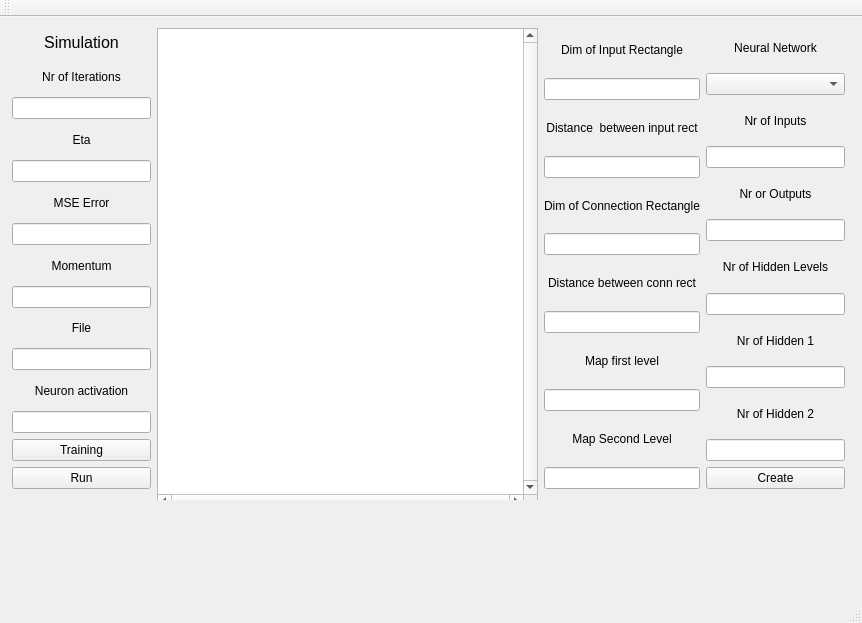
<?xml version="1.0" encoding="UTF-8"?>
<ui version="4.0">
 <class>NeuralNetworkSimulator</class>
 <widget class="QMainWindow" name="NeuralNetworkSimulator">
  <property name="geometry">
   <rect>
    <x>0</x>
    <y>0</y>
    <width>862</width>
    <height>623</height>
   </rect>
  </property>
  <property name="windowTitle">
   <string>NeuralNetworkSimulator</string>
  </property>
  <widget class="QWidget" name="centralWidget">
   <widget class="QWidget" name="layoutWidget">
    <property name="geometry">
     <rect>
      <x>1</x>
      <y>0</y>
      <width>855</width>
      <height>483</height>
     </rect>
    </property>
    <layout class="QHBoxLayout" name="horizontalLayout">
     <item>
      <layout class="QVBoxLayout" name="verticalLayout_3">
       <item>
        <widget class="QLabel" name="label_13">
         <property name="font">
          <font>
           <pointsize>12</pointsize>
          </font>
         </property>
         <property name="text">
          <string>Simulation</string>
         </property>
         <property name="alignment">
          <set>Qt::AlignCenter</set>
         </property>
        </widget>
       </item>
       <item>
        <widget class="QLabel" name="label_14">
         <property name="text">
          <string>Nr of Iterations</string>
         </property>
         <property name="alignment">
          <set>Qt::AlignCenter</set>
         </property>
        </widget>
       </item>
       <item>
        <widget class="QLineEdit" name="nrOfIterations">
         <property name="inputMethodHints">
          <set>Qt::ImhDigitsOnly</set>
         </property>
        </widget>
       </item>
       <item>
        <widget class="QLabel" name="label_15">
         <property name="text">
          <string>Eta</string>
         </property>
         <property name="alignment">
          <set>Qt::AlignCenter</set>
         </property>
        </widget>
       </item>
       <item>
        <widget class="QLineEdit" name="eta">
         <property name="inputMethodHints">
          <set>Qt::ImhDigitsOnly</set>
         </property>
        </widget>
       </item>
       <item>
        <widget class="QLabel" name="label_16">
         <property name="text">
          <string>MSE Error</string>
         </property>
         <property name="alignment">
          <set>Qt::AlignCenter</set>
         </property>
        </widget>
       </item>
       <item>
        <widget class="QLineEdit" name="mseError">
         <property name="inputMethodHints">
          <set>Qt::ImhDigitsOnly</set>
         </property>
        </widget>
       </item>
       <item>
        <widget class="QLabel" name="label_17">
         <property name="text">
          <string>Momentum</string>
         </property>
         <property name="alignment">
          <set>Qt::AlignCenter</set>
         </property>
        </widget>
       </item>
       <item>
        <widget class="QLineEdit" name="momentum">
         <property name="inputMethodHints">
          <set>Qt::ImhDigitsOnly</set>
         </property>
        </widget>
       </item>
       <item>
        <widget class="QLabel" name="label_18">
         <property name="text">
          <string>File</string>
         </property>
         <property name="alignment">
          <set>Qt::AlignCenter</set>
         </property>
        </widget>
       </item>
       <item>
        <widget class="QLineEdit" name="inputFile">
         <property name="readOnly">
          <bool>true</bool>
         </property>
        </widget>
       </item>
       <item>
        <widget class="QLabel" name="label_19">
         <property name="text">
          <string>Neuron activation</string>
         </property>
         <property name="alignment">
          <set>Qt::AlignCenter</set>
         </property>
        </widget>
       </item>
       <item>
        <widget class="QLineEdit" name="activationTemp"/>
       </item>
       <item>
        <widget class="QPushButton" name="trainningButton">
         <property name="text">
          <string>Training</string>
         </property>
        </widget>
       </item>
       <item>
        <widget class="QPushButton" name="runButton">
         <property name="text">
          <string>Run</string>
         </property>
        </widget>
       </item>
      </layout>
     </item>
     <item>
      <widget class="QPlainTextEdit" name="outputDisplay">
       <property name="sizePolicy">
        <sizepolicy hsizetype="Fixed" vsizetype="Fixed">
         <horstretch>0</horstretch>
         <verstretch>0</verstretch>
        </sizepolicy>
       </property>
       <property name="minimumSize">
        <size>
         <width>381</width>
         <height>481</height>
        </size>
       </property>
       <property name="maximumSize">
        <size>
         <width>381</width>
         <height>481</height>
        </size>
       </property>
       <property name="acceptDrops">
        <bool>false</bool>
       </property>
       <property name="toolTip">
        <string>&lt;html&gt;&lt;head/&gt;&lt;body&gt;&lt;p&gt;Output of the network simulation or run.&lt;/p&gt;&lt;/body&gt;&lt;/html&gt;</string>
       </property>
       <property name="verticalScrollBarPolicy">
        <enum>Qt::ScrollBarAlwaysOn</enum>
       </property>
       <property name="horizontalScrollBarPolicy">
        <enum>Qt::ScrollBarAlwaysOn</enum>
       </property>
       <property name="undoRedoEnabled">
        <bool>false</bool>
       </property>
       <property name="lineWrapMode">
        <enum>QPlainTextEdit::NoWrap</enum>
       </property>
       <property name="readOnly">
        <bool>true</bool>
       </property>
      </widget>
     </item>
     <item>
      <layout class="QVBoxLayout" name="verticalLayout_2">
       <item>
        <widget class="QLabel" name="label_7">
         <property name="text">
          <string>Dim of Input Rectangle</string>
         </property>
         <property name="alignment">
          <set>Qt::AlignCenter</set>
         </property>
         <property name="indent">
          <number>-4</number>
         </property>
        </widget>
       </item>
       <item>
        <widget class="QLineEdit" name="dimInputRectangle">
         <property name="inputMethodHints">
          <set>Qt::ImhDigitsOnly</set>
         </property>
        </widget>
       </item>
       <item>
        <widget class="QLabel" name="label_8">
         <property name="text">
          <string>Distance  between input rect</string>
         </property>
         <property name="alignment">
          <set>Qt::AlignCenter</set>
         </property>
        </widget>
       </item>
       <item>
        <widget class="QLineEdit" name="distInputRect">
         <property name="inputMethodHints">
          <set>Qt::ImhDigitsOnly</set>
         </property>
        </widget>
       </item>
       <item>
        <widget class="QLabel" name="label_9">
         <property name="text">
          <string>Dim of Connection Rectangle</string>
         </property>
         <property name="alignment">
          <set>Qt::AlignCenter</set>
         </property>
        </widget>
       </item>
       <item>
        <widget class="QLineEdit" name="dimConnectionRect">
         <property name="inputMethodHints">
          <set>Qt::ImhDigitsOnly</set>
         </property>
        </widget>
       </item>
       <item>
        <widget class="QLabel" name="label_10">
         <property name="text">
          <string>Distance between conn rect</string>
         </property>
         <property name="alignment">
          <set>Qt::AlignCenter</set>
         </property>
        </widget>
       </item>
       <item>
        <widget class="QLineEdit" name="distConnRect">
         <property name="inputMethodHints">
          <set>Qt::ImhDigitsOnly</set>
         </property>
        </widget>
       </item>
       <item>
        <widget class="QLabel" name="label_11">
         <property name="text">
          <string>Map first level</string>
         </property>
         <property name="alignment">
          <set>Qt::AlignCenter</set>
         </property>
        </widget>
       </item>
       <item>
        <widget class="QLineEdit" name="nrOfMapsFirstLevel">
         <property name="inputMethodHints">
          <set>Qt::ImhDigitsOnly</set>
         </property>
        </widget>
       </item>
       <item>
        <widget class="QLabel" name="label_12">
         <property name="text">
          <string>Map Second Level</string>
         </property>
         <property name="alignment">
          <set>Qt::AlignCenter</set>
         </property>
        </widget>
       </item>
       <item>
        <widget class="QLineEdit" name="nrOfMapsSecondLevel">
         <property name="inputMethodHints">
          <set>Qt::ImhDigitsOnly</set>
         </property>
        </widget>
       </item>
      </layout>
     </item>
     <item>
      <layout class="QVBoxLayout" name="verticalLayout">
       <item>
        <widget class="QLabel" name="label">
         <property name="text">
          <string>Neural Network</string>
         </property>
         <property name="alignment">
          <set>Qt::AlignCenter</set>
         </property>
        </widget>
       </item>
       <item>
        <widget class="QComboBox" name="networkType"/>
       </item>
       <item>
        <widget class="QLabel" name="label_2">
         <property name="text">
          <string>Nr of Inputs</string>
         </property>
         <property name="alignment">
          <set>Qt::AlignCenter</set>
         </property>
        </widget>
       </item>
       <item>
        <widget class="QLineEdit" name="nrOfInputs">
         <property name="inputMethodHints">
          <set>Qt::ImhDigitsOnly</set>
         </property>
        </widget>
       </item>
       <item>
        <widget class="QLabel" name="label_3">
         <property name="text">
          <string>Nr or Outputs</string>
         </property>
         <property name="alignment">
          <set>Qt::AlignCenter</set>
         </property>
        </widget>
       </item>
       <item>
        <widget class="QLineEdit" name="nrOfOutputs">
         <property name="inputMethodHints">
          <set>Qt::ImhDigitsOnly</set>
         </property>
        </widget>
       </item>
       <item>
        <widget class="QLabel" name="label_4">
         <property name="text">
          <string>Nr of Hidden Levels</string>
         </property>
         <property name="alignment">
          <set>Qt::AlignCenter</set>
         </property>
        </widget>
       </item>
       <item>
        <widget class="QLineEdit" name="nrOfHiddenLevels">
         <property name="inputMethodHints">
          <set>Qt::ImhDigitsOnly</set>
         </property>
        </widget>
       </item>
       <item>
        <widget class="QLabel" name="label_5">
         <property name="text">
          <string>Nr of Hidden 1</string>
         </property>
         <property name="alignment">
          <set>Qt::AlignCenter</set>
         </property>
        </widget>
       </item>
       <item>
        <widget class="QLineEdit" name="nrOfHidden1">
         <property name="inputMethodHints">
          <set>Qt::ImhDigitsOnly</set>
         </property>
        </widget>
       </item>
       <item>
        <widget class="QLabel" name="label_6">
         <property name="text">
          <string>Nr of Hidden 2</string>
         </property>
         <property name="alignment">
          <set>Qt::AlignCenter</set>
         </property>
        </widget>
       </item>
       <item>
        <widget class="QLineEdit" name="nrOfHidden2">
         <property name="inputMethodHints">
          <set>Qt::ImhDigitsOnly</set>
         </property>
        </widget>
       </item>
       <item>
        <widget class="QPushButton" name="createButton">
         <property name="text">
          <string>Create</string>
         </property>
        </widget>
       </item>
      </layout>
     </item>
    </layout>
   </widget>
  </widget>
  <widget class="QMenuBar" name="menuBar">
   <property name="geometry">
    <rect>
     <x>0</x>
     <y>0</y>
     <width>862</width>
     <height>30</height>
    </rect>
   </property>
  </widget>
  <widget class="QToolBar" name="mainToolBar">
   <attribute name="toolBarArea">
    <enum>TopToolBarArea</enum>
   </attribute>
   <attribute name="toolBarBreak">
    <bool>false</bool>
   </attribute>
  </widget>
  <widget class="QStatusBar" name="statusBar"/>
 </widget>
 <layoutdefault spacing="6" margin="11"/>
 <tabstops>
  <tabstop>networkType</tabstop>
  <tabstop>nrOfInputs</tabstop>
  <tabstop>nrOfOutputs</tabstop>
  <tabstop>nrOfHiddenLevels</tabstop>
  <tabstop>nrOfHidden1</tabstop>
  <tabstop>nrOfHidden2</tabstop>
  <tabstop>dimInputRectangle</tabstop>
  <tabstop>distInputRect</tabstop>
  <tabstop>dimConnectionRect</tabstop>
  <tabstop>distConnRect</tabstop>
  <tabstop>nrOfMapsFirstLevel</tabstop>
  <tabstop>nrOfMapsSecondLevel</tabstop>
  <tabstop>createButton</tabstop>
  <tabstop>nrOfIterations</tabstop>
  <tabstop>eta</tabstop>
  <tabstop>mseError</tabstop>
  <tabstop>momentum</tabstop>
  <tabstop>inputFile</tabstop>
  <tabstop>activationTemp</tabstop>
  <tabstop>trainningButton</tabstop>
  <tabstop>runButton</tabstop>
  <tabstop>outputDisplay</tabstop>
 </tabstops>
 <resources/>
 <connections/>
</ui>
